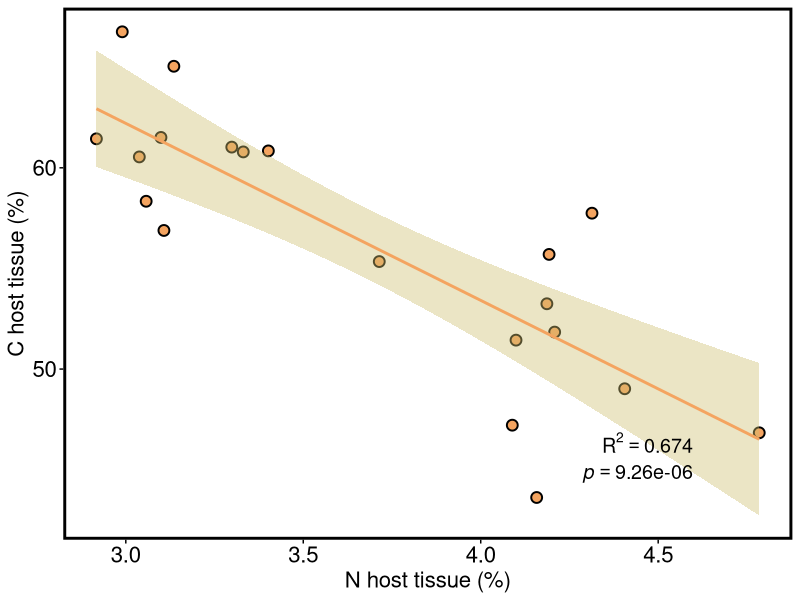
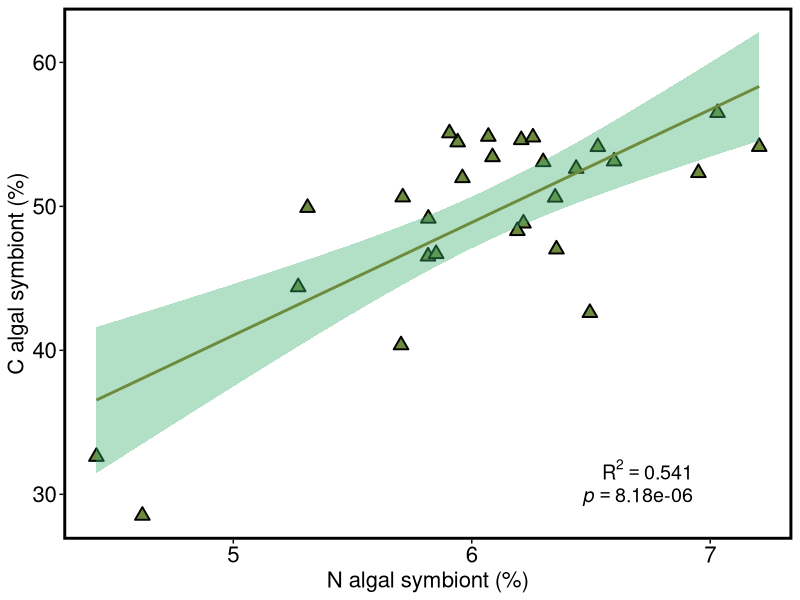
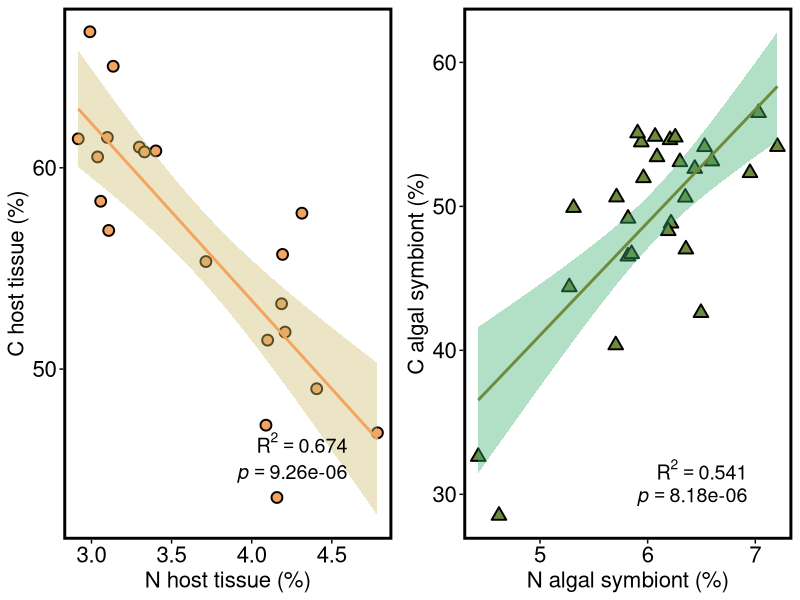

Reproduce these figures in R, in order.
###############################################################
# Linear regression plots 
###############################################################

library(readxl)
library(ggplot2)
library(gridExtra)

# set working directory to the directory the script is saved in
setwd(dirname(rstudioapi::getActiveDocumentContext()$path))

###############################################################
# 1. Read data
###############################################################

cn_df <- read_xlsx("Biological Data file Tilstra et al.xlsx", sheet = "bio + env data", na = "NA")

print(colnames(cn_df))   # Just to verify the names

# subset data frame to the 4 columns we need

cn_df<-cn_df[,c("C host tissue","N host tissue","C algal symbiont","N algal symbiont")]

###############################################################
# 2. Helper function to build one regression plot
###############################################################

make_reg_plot <- function(cn_df, xcol, ycol,
                          x_label, y_label,
                          point_fill, point_shape,
                          line_color, line_fill) {
  
  # Fit linear model
  lm_fit <- lm(cn_df[[ycol]] ~ cn_df[[xcol]])
  sm     <- summary(lm_fit)
  
  r2_val <- sm$r.squared
  p_val  <- sm$coefficients[2, 4]
  
  # Compute annotation positions (near the top of the panel)
  x_range <- range(cn_df[[xcol]], na.rm = TRUE)
  y_range <- range(cn_df[[ycol]], na.rm = TRUE)
  
  x_pos    <- x_range[1] + 0.90 * diff(x_range)  # 70% from left
  y_max    <- y_range[2]
  y_span   <- diff(y_range)
  y_pos_r2 <- y_range[1] + 0.14  * y_span   # 25% from bottom
  y_pos_p  <- y_range[1] + 0.07 * y_span   # 12% from bottom
  
  ggplot(cn_df, aes(x = .data[[xcol]], y = .data[[ycol]])) +
    geom_point(color = "black", fill = point_fill,
               shape = point_shape, size = 3, stroke = 1) +
    geom_smooth(method = "lm", se = TRUE,
                color = line_color, fill = line_fill) +
    labs(
      x = x_label,
      y = y_label
    ) +
    # R² (normal, using R^2 syntax)
    annotate("text",
             x = x_pos, y = y_pos_r2,
             label = paste0("R^2 == ", round(r2_val, 3)),
             parse = TRUE,
             hjust = 1, vjust = 1,
             size = 5) +
    # p (italic p, numeric value normal)
    annotate("text",
             x = x_pos, y = y_pos_p,
             label = paste0("italic(p) == ", signif(p_val, 3)),
             parse = TRUE,
             hjust = 1, vjust = 1,
             size = 5) +
    theme_minimal() +
    theme(
      axis.text  = element_text(color = "black", size = 16),
      axis.title = element_text(size = 16),
      axis.ticks = element_line(color = "black"),
      panel.grid.major = element_blank(),
      panel.grid.minor = element_blank(),
      panel.border = element_rect(color = "black", fill = NA, linewidth = 2)
    )
}

###############################################################
# 3. Build both plots using Excel names
###############################################################

plot_host <- make_reg_plot(
  cn_df          = cn_df,
  xcol        = "N host tissue",
  ycol        = "C host tissue",
  x_label     = "N host tissue (%)",
  y_label     = "C host tissue (%)",
  point_fill  = "sandybrown",
  point_shape = 21,
  line_color  = "sandybrown",
  line_fill   = "lightgoldenrod3"
)

plot_sym <- make_reg_plot(
  cn_df          = cn_df,
  xcol        = "N algal symbiont",
  ycol        = "C algal symbiont",
  x_label     = "N algal symbiont (%)",
  y_label     = "C algal symbiont (%)",
  point_fill  = "darkolivegreen4",
  point_shape = 24,
  line_color  = "darkolivegreen4",
  line_fill   = "mediumseagreen"
)

###############################################################
# 4. Print regression summaries to console
###############################################################

cat("\nHost model: C host tissue ~ N host tissue\n")
print(summary(lm(`C host tissue` ~ `N host tissue`, data = cn_df)))

cat("\nAlgal symbiont model: C algal symbiont ~ N algal symbiont\n")
print(summary(lm(`C algal symbiont` ~ `N algal symbiont`, data = cn_df)))

###############################################################
# 5. Show plots and save to Pdf
###############################################################

print(plot_host)
print(plot_sym)

fig4b<-grid.arrange(plot_host, plot_sym, ncol = 2)

ggsave(
  "Figure_4B.pdf",
  fig4b,
  width =8,
  height = 6,
  dpi = 300
)
